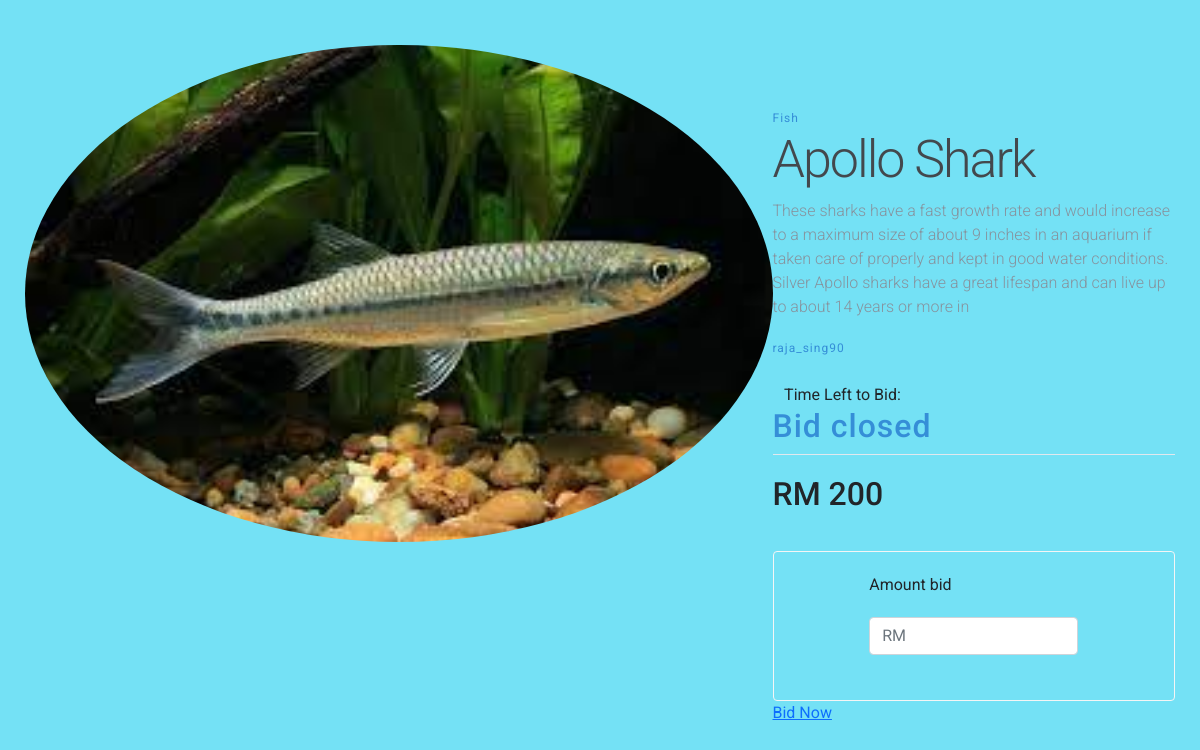
Page /product_detail_bid.php?pid=1 on the committed database.
### tables this page shows
CREATE TABLE `tbl_productbid_delta` (
  `ID` int(11) NOT NULL,
  `PICTURE` varchar(50) NOT NULL,
  `NAME` varchar(255) NOT NULL,
  `DESCRIPTION` varchar(255) NOT NULL,
  `SELLER` varchar(50) NOT NULL,
  `DUEDATE` datetime NOT NULL,
  `HIGHESTBID` int(11) NOT NULL,
  `HIGHESTBIDDER` varchar(50) NOT NULL
);

### product_detail_bid.php (the view, shortened to what this page needs)
<?php
  include 'db.php'
?>
<!DOCTYPE html>
<html>
  <head>
    <link href="https://cdn.jsdelivr.net/npm/bootstrap@5.0.1/dist/css/bootstrap.min.css" rel="stylesheet">
  <link href="https://cdn.jsdelivr.net/npm/bootstrap@5.0.1/dist/js/bootstrap.bundle.min.js" rel="stylesheet">
  <link href="https://use.fontawesome.com/releases/v5.7.2/css/all.css" rel="stylesheet">
  <link href="https://cdnjs.cloudflare.com/ajax/libs/jquery/3.2.1/jquery.min.js" rel="stylesheet">
    <link href="css/style2.css" rel="stylesheet">
  </head>
  <body>
    <?php
    try {
      $conn = new PDO("mysql:host=$servername;dbname=$dbname", $username, $password);
      $conn->setAttribute(PDO::ATTR_ERRMODE, PDO::ERRMODE_EXCEPTION);
        $stmt = $conn->prepare("SELECT * FROM tbl_productbid_delta WHERE ID = :pid");
      $stmt->bindParam(':pid', $pid, PDO::PARAM_STR);
      $stmt->execute();
      $readrow = $stmt->fetch(PDO::FETCH_ASSOC);
      }
    catch(PDOException $e) {
        echo "Error: " . $e->getMessage();
    }
    ?>
    <main class="container">
      <div class="left-column">
        <?php if ($readrow['PICTURE'] == "" ) {
        echo "No image";
      }
      else { ?>
      <img src="pictures_bid/<?php echo $readrow['PICTURE'] ?>" class="img-responsive">
      <?php } ?>
      </div>
      <div class="right-column">
        <div class="product-description">
          <span>Fish</span>
          <h1><?php echo $readrow['NAME'] ?></h1>
          <p><?php echo $readrow['DESCRIPTION'] ?></p>
          <span><?php echo $readrow['SELLER'] ?></span>
          			<?php echo"</span><br /><br />
								&nbsp&nbsp Time Left to Bid: <span class='blue'>";?>
								<?php
								$duedate = $readrow['DUEDATE'];
                $rem = strtotime($duedate) - time();
                $day = floor($rem / 86400);
                $hr  = floor(($rem % 86400) / 3600);
                $min = floor(($rem % 3600) / 60);
                $sec = ($rem % 60);
                 if( $day < 0 && $hr < 0 && $sec < 0){
                ?>
                   <h2> <?php echo 'Bid closed'; ?><h2>
                <?php
                }
                else{
              ?> <h2> <?php echo $day . 'Days '?>
                 <?php echo $hr . 'Hours '?>
                 <?php echo $min . 'Minutes '?>
                 <?php echo $sec . 'Seconds '?></h2>
                <?php
                }
                ?>
        </div>
        <div class="product-configuration">
        <div class="product-price">
          <center>
          <h2> RM <?php echo $readrow['HIGHESTBID'] ?></h2>
        </center>
        </div>
        <div class="form__group field">
          <div class="container">
   <div>
        <div>
            <p class="pb-1 username">Amount bid</p> <input type="text" class=" name form-control mb-4" placeholder="RM">
      </div>
  </div>
  </div>
        <div>
          <a href="#" class="bid-btn">Bid Now</a>
        </div>
      </div>
    </main>
  </body>
</html>

### css/style2.css (style rules this page uses)
html, body { height: 100%; width: 100%; margin: 0; font-family: 'Roboto', sans-serif; }
.container { max-width: 1200px; margin: 0 auto; padding: 15px; display: flex; }
.left-column { width: 65%; position: relative; }
.right-column { width: 35%; margin-top: 60px; }
.left-column img { width: 100%; position: absolute; left: 0; top: 0; opacity: 100; border-radius: 50%; }
.product-description { border-bottom: 1px solid #E1E8EE; margin-bottom: 20px; }
.product-description span { font-size: 12px; color: #358ED7; letter-spacing: 1px; text-decoration: none; }
.product-description h1 { font-weight: 300; font-size: 52px; color: #43484D; letter-spacing: -2px; }
.product-description p { font-size: 16px; font-weight: 300; color: #86939E; line-height: 24px; }
.product-price { display: flex; align-items: center; }
* { font-family: "Roboto"; }
div.container { display: flex; align-items: flex-start; justify-content: space-around; margin-top: 30px; border: 1px solid whitesmoke; padding: 21px; border-radius: 4px; }
:root { --omrs-color-ink-lowest-contrast: rgba(47, 60, 85, 0.18); --omrs-color-ink-low-contrast: rgba(60, 60, 67, 0.3); --omrs-color-ink-medium-contrast: rgba(19, 19, 21, 0.6); --omrs-color-interaction: #1e4bd1; --omrs-color-interaction-minus-two: rgba(73, 133, 224, 0.12); --omrs-color-danger: #b50706; --omrs-color-bg-low-contrast: #eff1f2; --omrs-color-ink-high-contrast: #121212; --omrs-color-bg-high-contrast: #ffffff; }

### product_detail_bid.php (style rules this page uses)
body { background-color: #74E1F5; padding: 30px 10px; justify-content: center; }

### rows in the picture
tbl_productbid_delta: PICTURE (picture), NAME "Apollo Shark", DESCRIPTION "These sharks have a fast growth rate and would increase to a maximum size of about 9 inches in an aquarium if taken care of properly and kept in good water conditions. Silver Apollo sharks have a great lifespan and can live up to about 14 years or more in", SELLER "raja_sing90", HIGHESTBID "200"
